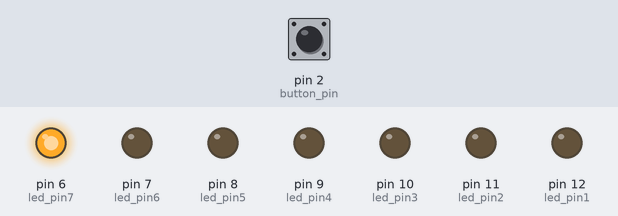
This sketch was run on a simulated Arduino Uno, built with avr-gcc and run on an emulated ATmega328P. On the bench: output pins drawn as LEDs (lit = HIGH). The inputs (shaded band) are chosen by the test bench; at power-on: pin 2 (button_pin) LOW. Random numbers use the default seed unless the sketch sets one; what the sketch prints to the serial monitor is not drawn.

Above: at 1.2 s.
1.3 s: pin 2 (button_pin) pulled HIGH for 0.15 s
At 2.5 s:
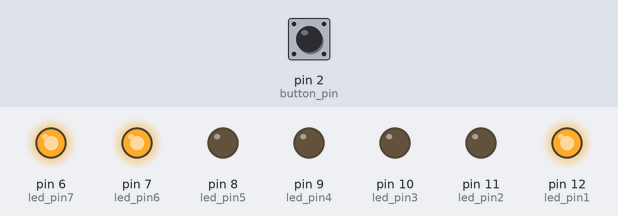
2.9 s: pin 2 (button_pin) pulled HIGH for 1 s
At 3.9 s:
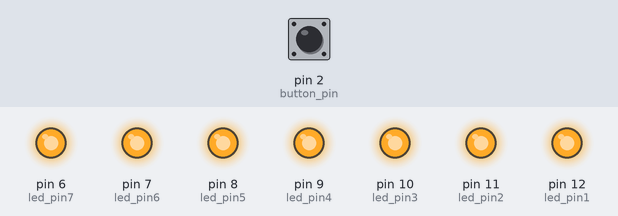
Timing chart, 0 to 5.9 s (numbered marks = the images above; inputs shaded):
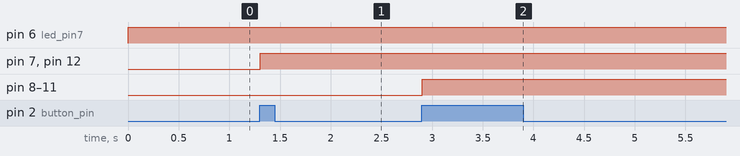

The sketch:

dice_roller_starter.ino
```cpp
int dice_roll = 0;
int buttonState = 0;

const int button_pin = 2;


const int led_pin1 = 12;
const int led_pin2 = 11;
const int led_pin3 = 10;
const int led_pin4 = 9;
const int led_pin5 = 8;
const int led_pin6 = 7;
const int led_pin7 = 6;

void display_dice() {
  if (dice_roll == 0) {
    digitalWrite(6, HIGH);
  } else if (dice_roll == 1) {
    digitalWrite(12, HIGH);
    digitalWrite(7, HIGH);
  } else if (dice_roll == 2) {
    digitalWrite(12, HIGH);
    digitalWrite(7, HIGH);
    digitalWrite(6, HIGH);
  } else if (dice_roll == 3) {
    digitalWrite(12, HIGH);
    digitalWrite(10, HIGH);
    digitalWrite(9, HIGH);
    digitalWrite(7, HIGH);
  } else if (dice_roll == 4) {
    digitalWrite(12, HIGH);
    digitalWrite(10, HIGH);
    digitalWrite(9, HIGH);
    digitalWrite(7, HIGH);
    digitalWrite(6, HIGH);
  } else if (dice_roll == 5) {
    digitalWrite(12, HIGH);
    digitalWrite(11, HIGH);
    digitalWrite(10, HIGH);
    digitalWrite(9, HIGH);
    digitalWrite(8, HIGH);
    digitalWrite(7, HIGH);
  }
}

void reset_dice() {
  // reset LEDs
  digitalWrite(led_pin1, LOW);
  digitalWrite(led_pin2, LOW);
  digitalWrite(led_pin3, LOW);
  digitalWrite(led_pin4, LOW);
  digitalWrite(led_pin5, LOW);
  digitalWrite(led_pin6, LOW);
  digitalWrite(led_pin7, LOW);
}

void setup() {
  pinMode(button_pin, INPUT);
  pinMode(led_pin1, OUTPUT);
  pinMode(led_pin2, OUTPUT);
  pinMode(led_pin3, OUTPUT);
  pinMode(led_pin4, OUTPUT);
  pinMode(led_pin5, OUTPUT);
  pinMode(led_pin6, OUTPUT);
  pinMode(led_pin7, OUTPUT);
  Serial.begin(9600);
}

void loop() {
  buttonState = digitalRead(button_pin);

  if (buttonState == HIGH) {
    dice_roll = random(6);

    display_dice();
    delay(100);

  } else {
    display_dice();
    Serial.println(dice_roll);
  }
}
```

Measured:
- after the input at 1.3 s, pin 7 (led_pin6), pin 12 (led_pin1): LOW → HIGH at once
- after the input at 2.9 s, pin 8 (led_pin5), pin 9 (led_pin4), pin 10 (led_pin3), pin 11 (led_pin2): LOW → HIGH at once
